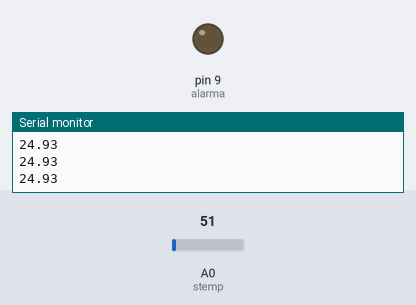
A sketch run on a simulated Arduino Uno, built with avr-gcc and run on an emulated ATmega328P. Shown: output pins drawn as LEDs (lit = HIGH), the last lines printed to the serial monitor. The test bench sets the inputs (shaded band); at power-on: A0 (stemp) = 51.

Above: at 1.2 s.
1.3 s: A0 (stemp) set to 67
2.8 s: A0 (stemp) set to 78
At 3.3 s:
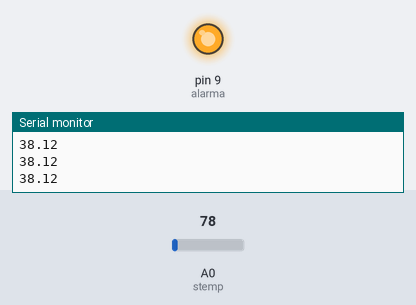
4.3 s: A0 (stemp) set to 71
At 5.5 s:
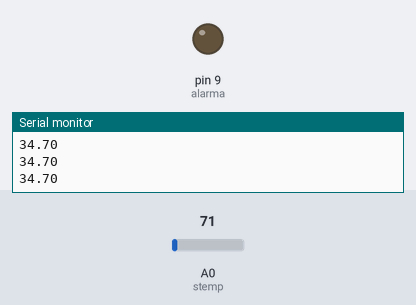
5.8 s: A0 (stemp) set to 86
At 6.8 s:
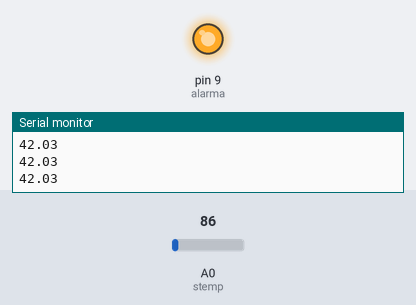
Timing chart, 0 to 8.3 s (numbered marks = the images above; inputs shaded):
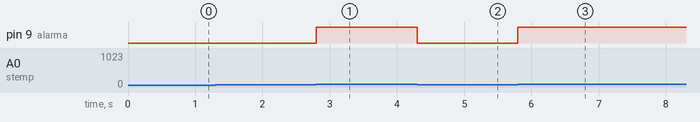

The sketch:

17.11ArduinoNIP_6.ino
```cpp
int alarma = 9;
float stemp = 0;
float temp;
int tmp = A0;
void setup() {
  pinMode(alarma, OUTPUT);
  pinMode(tmp, INPUT);
  Serial.begin(9600);

}

void loop() {
  temp = analogRead(stemp);
  temp = (temp*500)/1023;
  if(temp > 35){
    digitalWrite(alarma, HIGH);
  }else{
    digitalWrite(alarma, LOW);
  }
  Serial.println(temp);
}
```

Measured:
- the behaviour switches between 71 and 72 on A0 (stemp) (found by bisection; images 0 and 1)
- after the input at 2.8 s, pin 9 (alarma): LOW → HIGH at once
- after the input at 4.3 s, pin 9 (alarma): HIGH → LOW at once
- after the input at 5.8 s, pin 9 (alarma): LOW → HIGH at once
